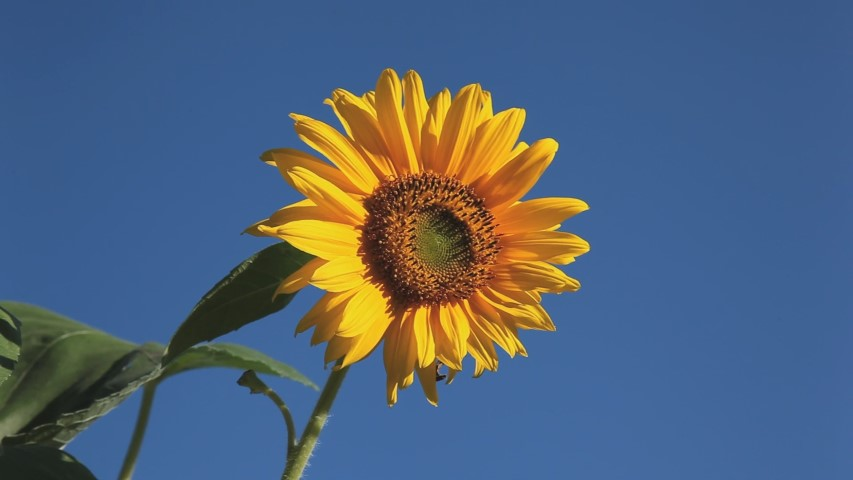
#> input picture Chapter_3/picture/example_before.jpg, 853 x 480 px
$ python optical_flow_with_robust_light.py
#> lines starting #> are read from the running program, lines starting #| are printed output that depends on the picture; after the words box and inside, x2 and y2 are one past the last pixel; in counts of white or black regions, pixels touching at a corner belong together
import cv2
import numpy as np

flow_w = 10
flow_h = 10

img_pre = cv2.imread('picture/example_before.jpg', 0)
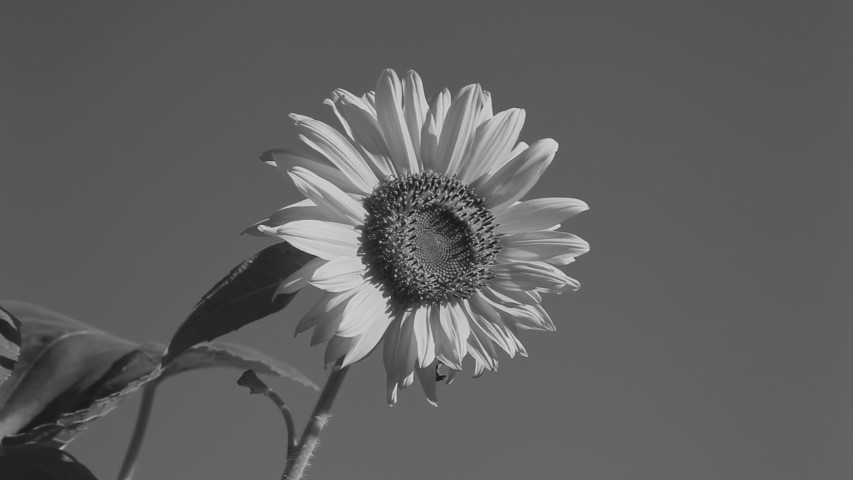
#> img_pre: shape (480, 853); min 20, max 217, mean 96.3
img_now = cv2.imread('picture/example_after.jpg', 0)
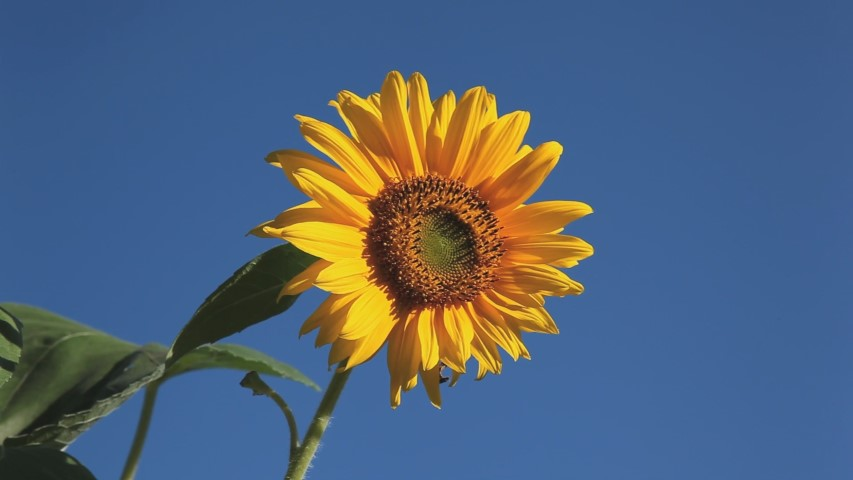
#> input picture Chapter_3/picture/example_after.jpg, 853 x 480 px
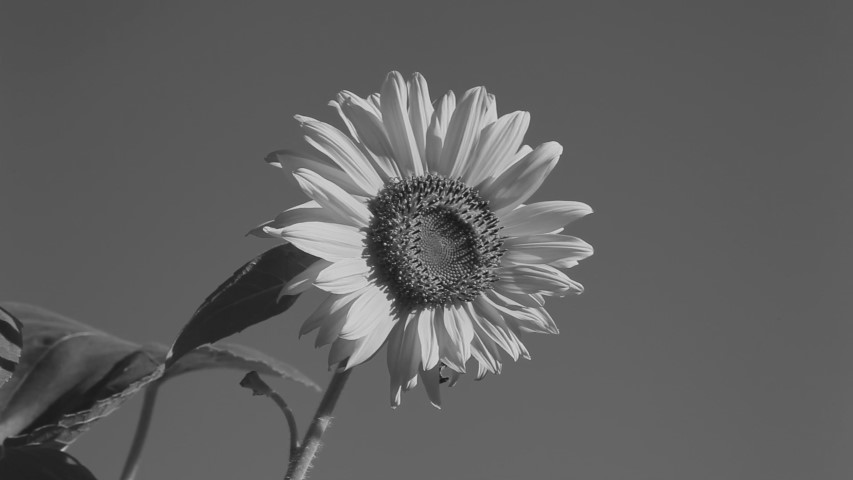
#> img_now: shape (480, 853); min 20, max 216, mean 96.3

#変数(入力画像1,入力画像2,フロー画像,各画像に対する画像ピラミッドのスケール(<1,0.5は隣り合う各層で、それぞれ半分のサイズ),画像ピラミッドの層の数,
#平均化ウィンドウサイズ,ピラミッドで行う反復回数,各ピクセルでのピクセル近傍領域のサイズ,ガウス分布の標準偏差,フラグ)
flow = cv2.calcOpticalFlowFarneback(img_pre, img_now, None, 0.5, 3, 30, 3, 5, 1.1, 0)       #物体が動いた差分の値？を返す
#返り値(480, 853, 2)でfloat32

rows, cols = img_now.shape[:2]
#> rows = 480; cols = 853

for y in range(0, cols, flow_h):
    for x in range(0, rows, flow_w):
        ps = (y, x)                                                                         #それぞれの画素をpsに格納
        pe = (ps[0] + int(flow[x][y][0]), ps[1] + int(flow[x][y][1]))                       #それぞれの画素にflowの値を格納
        cv2.line(img_now, ps, pe, (0, 0, 255), 2)
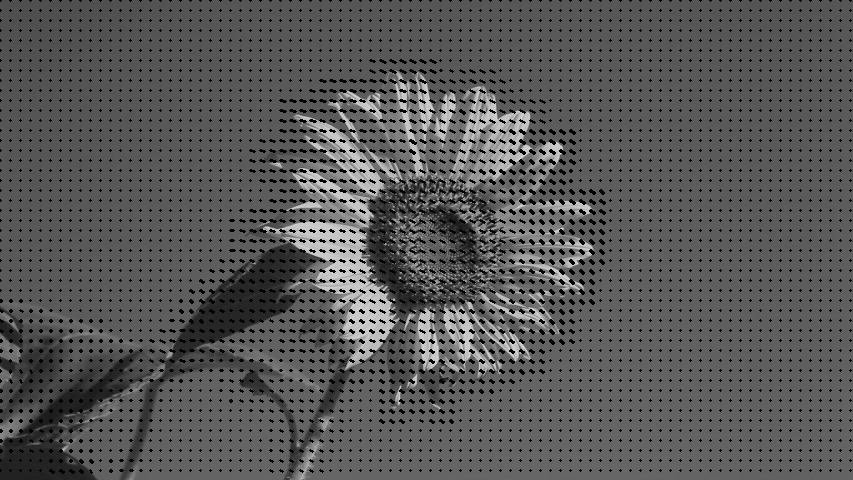
#> img_now: shape (480, 853); 8.74% of pixels changed, all inside (x1, y1, x2, y2) = (0, 0, 852, 474)

cv2.imwrite('picture/after_robust.png', img_now)

#平均化ウィンドウサイズ:値が大きい程、ノイズに強くなり高速な動きを検出。しかし、ボケたモーションフィールドになる
#各ピクセルでのピクセル近傍領域のサイズ:ピクセルで多項式展開を求めるために利用するサイズ。値が大きいと滑らかな表面で近似される。一般的に5or7
#標準偏差:多項式展開の基底として使われる導関数を滑らかにするガウス分布の標準偏差。5なら1.1, 7なら1.5が適当らしい
